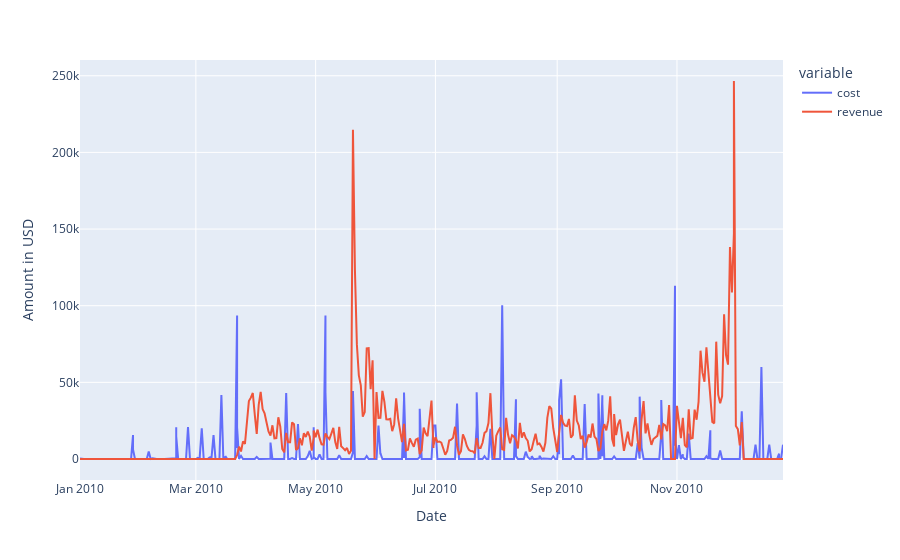

The cell this chart's notebook holds for it:
### Markdown cell above
### Visualize with `px`

### Code cell
import plotly.express as px

fig = px.line(data_frame = df_main, 
              x = 'date', 
              y = ['cost', 'revenue'])

fig.update_layout(xaxis_title_text = 'Date', 
                  yaxis_title_text = 'Amount in USD', 
                  hovermode = 'x unified')

# fig.update_traces(hovertemplate='Type: %{y} <br>Cost: $%{x}')

fig.show()

### Figure 1 — Plotly figure (JSON) as saved in the notebook; plotly's stock layout.template omitted (floating-point values rounded to 4 significant figures; data arrays with more than 128 entries replaced by an {"elided": "..."} marker saying what was removed)
{"data": [{"hovertemplate": "variable=cost<br>date=%{x}<br>value=%{y}<extra></extra>", "legendgroup": "cost", "line": {"color": "#636efa", "dash": "solid"}, "marker": {"symbol": "circle"}, "mode": "lines", "name": "cost", "orientation": "v", "showlegend": true, "type": "scatter", "x": {"elided": "401 str values"}, "xaxis": "x", "y": {"elided": "401 float values"}, "yaxis": "y"}, {"hovertemplate": "variable=revenue<br>date=%{x}<br>value=%{y}<extra></extra>", "legendgroup": "revenue", "line": {"color": "#EF553B", "dash": "solid"}, "marker": {"symbol": "circle"}, "mode": "lines", "name": "revenue", "orientation": "v", "showlegend": true, "type": "scatter", "x": {"elided": "401 str values"}, "xaxis": "x", "y": {"elided": "401 float values"}, "yaxis": "y"}], "layout": {"hovermode": "x unified", "legend": {"title": {"text": "variable"}, "tracegroupgap": 0}, "margin": {"t": 60}, "xaxis": {"anchor": "y", "domain": [0, 1], "title": {"text": "Date"}}, "yaxis": {"anchor": "x", "domain": [0, 1], "title": {"text": "Amount in USD"}}}}
